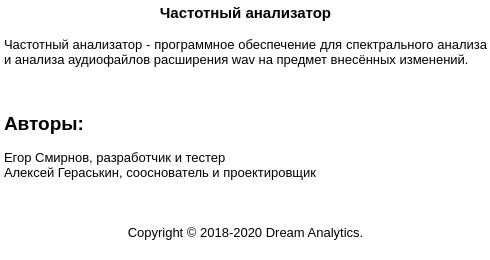
<?xml version="1.0" encoding="UTF-8"?>
<ui version="4.0">
 <class>FrameAbout</class>
 <widget class="QMainWindow" name="FrameAbout">
  <property name="geometry">
   <rect>
    <x>0</x>
    <y>0</y>
    <width>490</width>
    <height>260</height>
   </rect>
  </property>
  <property name="minimumSize">
   <size>
    <width>490</width>
    <height>260</height>
   </size>
  </property>
  <property name="maximumSize">
   <size>
    <width>490</width>
    <height>260</height>
   </size>
  </property>
  <property name="windowTitle">
   <string>О программе</string>
  </property>
  <property name="windowIcon">
   <iconset>
    <normaloff>../icons/about.png</normaloff>../icons/about.png</iconset>
  </property>
  <widget class="QWidget" name="centralwidget">
   <widget class="QTextEdit" name="textAbout">
    <property name="geometry">
     <rect>
      <x>0</x>
      <y>0</y>
      <width>491</width>
      <height>261</height>
     </rect>
    </property>
    <property name="frameShape">
     <enum>QFrame::NoFrame</enum>
    </property>
    <property name="html">
     <string>&lt;!DOCTYPE HTML PUBLIC &quot;-//W3C//DTD HTML 4.0//EN&quot; &quot;http://www.w3.org/TR/REC-html40/strict.dtd&quot;&gt;
&lt;html&gt;&lt;head&gt;&lt;meta name=&quot;qrichtext&quot; content=&quot;1&quot; /&gt;&lt;style type=&quot;text/css&quot;&gt;
p, li { white-space: pre-wrap; }
&lt;/style&gt;&lt;/head&gt;&lt;body style=&quot; font-family:'MS Shell Dlg 2'; font-size:8.25pt; font-weight:400; font-style:normal;&quot;&gt;
&lt;p align=&quot;center&quot; style=&quot; margin-top:0px; margin-bottom:0px; margin-left:0px; margin-right:0px; -qt-block-indent:0; text-indent:0px;&quot;&gt;&lt;span style=&quot; font-size:11pt; font-weight:600;&quot;&gt;Частотный анализатор&lt;/span&gt;&lt;/p&gt;
&lt;p align=&quot;justify&quot; style=&quot;-qt-paragraph-type:empty; margin-top:0px; margin-bottom:0px; margin-left:0px; margin-right:0px; -qt-block-indent:0; text-indent:0px; font-size:10pt;&quot;&gt;&lt;br /&gt;&lt;/p&gt;
&lt;p align=&quot;justify&quot; style=&quot; margin-top:0px; margin-bottom:0px; margin-left:0px; margin-right:0px; -qt-block-indent:0; text-indent:0px;&quot;&gt;&lt;span style=&quot; font-size:10pt;&quot;&gt;Частотный анализатор - программное обеспечение для спектрального анализа и анализа аудиофайлов расширения wav на предмет внесённых изменений.&lt;/span&gt;&lt;/p&gt;
&lt;p align=&quot;justify&quot; style=&quot;-qt-paragraph-type:empty; margin-top:0px; margin-bottom:0px; margin-left:0px; margin-right:0px; -qt-block-indent:0; text-indent:0px; font-size:10pt;&quot;&gt;&lt;br /&gt;&lt;/p&gt;
&lt;p align=&quot;justify&quot; style=&quot;-qt-paragraph-type:empty; margin-top:0px; margin-bottom:0px; margin-left:0px; margin-right:0px; -qt-block-indent:0; text-indent:0px; font-size:10pt;&quot;&gt;&lt;br /&gt;&lt;/p&gt;
&lt;p align=&quot;justify&quot; style=&quot;-qt-paragraph-type:empty; margin-top:0px; margin-bottom:0px; margin-left:0px; margin-right:0px; -qt-block-indent:0; text-indent:0px; font-size:10pt;&quot;&gt;&lt;br /&gt;&lt;/p&gt;
&lt;p align=&quot;justify&quot; style=&quot; margin-top:0px; margin-bottom:0px; margin-left:0px; margin-right:0px; -qt-block-indent:0; text-indent:0px;&quot;&gt;&lt;span style=&quot; font-size:14pt; font-weight:600;&quot;&gt;Авторы:&lt;/span&gt;&lt;/p&gt;
&lt;p align=&quot;justify&quot; style=&quot;-qt-paragraph-type:empty; margin-top:0px; margin-bottom:0px; margin-left:0px; margin-right:0px; -qt-block-indent:0; text-indent:0px; font-size:10pt;&quot;&gt;&lt;br /&gt;&lt;/p&gt;
&lt;p align=&quot;justify&quot; style=&quot; margin-top:0px; margin-bottom:0px; margin-left:0px; margin-right:0px; -qt-block-indent:0; text-indent:0px;&quot;&gt;&lt;span style=&quot; font-size:10pt;&quot;&gt;Егор Смирнов, разработчик и тестер&lt;/span&gt;&lt;/p&gt;
&lt;p align=&quot;justify&quot; style=&quot; margin-top:0px; margin-bottom:0px; margin-left:0px; margin-right:0px; -qt-block-indent:0; text-indent:0px;&quot;&gt;&lt;span style=&quot; font-size:10pt;&quot;&gt;Алексей Гераськин, сооснователь и проектировщик&lt;/span&gt;&lt;/p&gt;
&lt;p align=&quot;justify&quot; style=&quot;-qt-paragraph-type:empty; margin-top:0px; margin-bottom:0px; margin-left:0px; margin-right:0px; -qt-block-indent:0; text-indent:0px; font-size:10pt;&quot;&gt;&lt;br /&gt;&lt;/p&gt;
&lt;p align=&quot;justify&quot; style=&quot;-qt-paragraph-type:empty; margin-top:0px; margin-bottom:0px; margin-left:0px; margin-right:0px; -qt-block-indent:0; text-indent:0px; font-size:10pt;&quot;&gt;&lt;br /&gt;&lt;/p&gt;
&lt;p align=&quot;justify&quot; style=&quot;-qt-paragraph-type:empty; margin-top:0px; margin-bottom:0px; margin-left:0px; margin-right:0px; -qt-block-indent:0; text-indent:0px; font-size:10pt;&quot;&gt;&lt;br /&gt;&lt;/p&gt;
&lt;p align=&quot;center&quot; style=&quot; margin-top:0px; margin-bottom:0px; margin-left:0px; margin-right:0px; -qt-block-indent:0; text-indent:0px;&quot;&gt;&lt;span style=&quot; font-size:10pt;&quot;&gt;Copyright © 2018-2020 Dream Analytics.&lt;/span&gt;&lt;/p&gt;&lt;/body&gt;&lt;/html&gt;</string>
    </property>
   </widget>
  </widget>
 </widget>
 <resources/>
 <connections/>
</ui>
